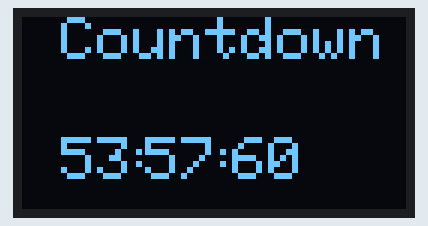
Recording of a sketch running on a simulated Arduino Uno, built with avr-gcc and run on an emulated ATmega328P. On the bench: 128×64 one-colour display.

Above: at 1.1 s.
At 5.3 s:
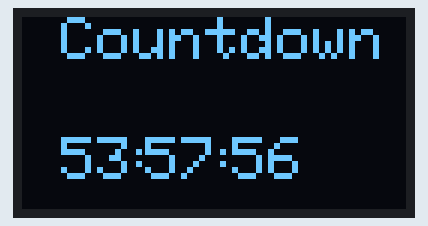
At 10.4 s:
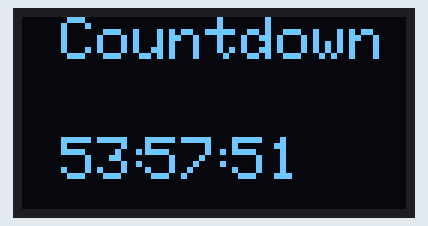
At 19.7 s:
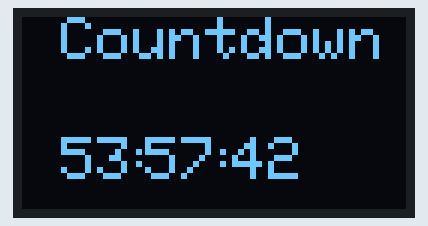
At 28.9 s:
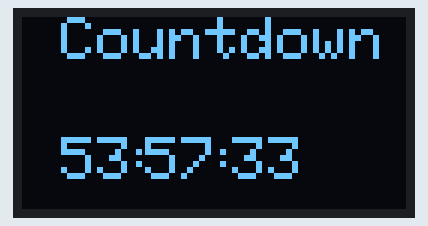
At 38.2 s:
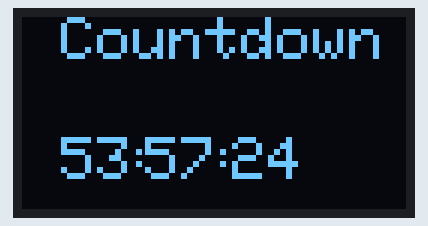

The sketch:

Countdown_SSD1306.lnk.ino
```cpp
/*-------------------------------------------
 * Countdown with SSD1306
 * Credits: Diogo Vilhena
 * https://github.com/VilhenaChen
 *-------------------------------------------
 */

#include <Wire.h>
#include <Adafruit_GFX.h>
#include <Adafruit_SSD1306.h>

#define SCREEN_WIDTH 128 // OLED display width, in pixels
#define SCREEN_HEIGHT 64 // OLED display height, in pixels

//Variables declaration Hour(hora) Minute(minu) Second(sec)
int hora = 53;
int minu = 57;
int sec = 60;

// Declaration for an SSD1306 display connected to I2C (SDA, SCL pins)
#define OLED_RESET     -1 // Reset pin # (or -1 if sharing Arduino reset pin)
Adafruit_SSD1306 display(SCREEN_WIDTH, SCREEN_HEIGHT, &Wire, OLED_RESET);


void setup() {
  // put your setup code here, to run once:
  Serial.begin(9600);
  display.begin(SSD1306_SWITCHCAPVCC, 0x3C); // Address 0x3C for 128x64
  display.fillScreen(0);
  display.display();
}

void loop() {
  // put your main code here, to run repeatedly:
  do {
    display.clearDisplay(); //Used to clear the display
    //Text stuff, Size and Color
    display.setTextSize(2);
    display.setTextColor(WHITE);
    display.setCursor(13,0); //setCursor(x,y) //Change to your needs
    display.print("Countdown");
    display.setCursor(25,15);
    display.setCursor(13,40);
    display.setTextSize(2);
    //This if(variable < 10) ensures that if the number is below 2 digits, it will remain centered otherwise justs prints the variable
    if( hora < 10) {
      display.print("0");
      display.setCursor(25,40);
      display.print(hora);
    }
    else {
      display.print(hora);
    }
    display.setCursor(34,40);
    display.print(":");
    display.setCursor(41,40);
    if( minu < 10) {
      display.print("0");
      display.setCursor(53,40);
      display.print(minu);
    }
    else {
      display.print(minu);
    }
    display.setCursor(62,40);
    display.print(":");
    display.setCursor(70,40);
    display.print(sec);
    //Delay for 1s = 1000ms
    delay(1000);
    //The maths behinf this, if sec==0 then minu=minu-1 and if minu==0 then hora=hora-1, just the basics of a clock
    sec = sec - 1;
    if(sec == 0) {
      sec = 60;
      minu = minu - 1;
    }
    if (minu < 0) {
      minu = 60;
      hora = hora - 1;
    }
    display.display(); //Display the corrent countdown
  } while (hora != 0);
}
```

Measured:
- what the display in image 0 shows lasts 1.0 s, from 1.1 s to 2.1 s
